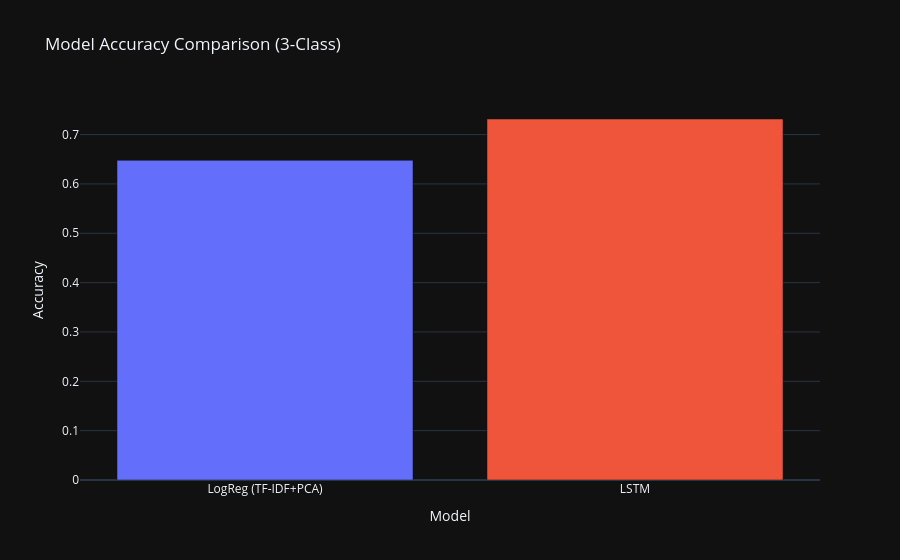

The notebook cell this image was saved under:
### Markdown cell above
### 7 Required Visualizations

### Code cell
# 1. Accuracy bar chart (Now an honest 3-class comparison)
acc_logreg = accuracy_score(y_test, y_pred)        # Raw textual predictions from LogReg
acc_lstm = accuracy_score(y_test_num, y_pred_lstm) # Raw numeric predictions from LSTM

fig = px.bar(
    x=['LogReg (TF-IDF+PCA)', 'LSTM'], 
    y=[acc_logreg, acc_lstm],
    labels={'x': 'Model', 'y': 'Accuracy'},
    title='Model Accuracy Comparison (3-Class)',
    color=['LogReg (TF-IDF+PCA)', 'LSTM'],
    template='plotly_dark'
)

fig.update_layout(showlegend=False)
fig.show()

### Figure 1 — Plotly figure (JSON) as saved in the notebook; plotly's stock layout.template omitted (floating-point values rounded to 4 significant figures)
{"data": [{"hovertemplate": "color=LogReg (TF-IDF+PCA)<br>Model=%{x}<br>Accuracy=%{y}<extra></extra>", "legendgroup": "LogReg (TF-IDF+PCA)", "marker": {"color": "#636efa", "pattern": {"shape": ""}}, "name": "LogReg (TF-IDF+PCA)", "orientation": "v", "showlegend": true, "textposition": "auto", "type": "bar", "x": ["LogReg (TF-IDF+PCA)"], "xaxis": "x", "y": [0.6478], "yaxis": "y"}, {"hovertemplate": "color=LSTM<br>Model=%{x}<br>Accuracy=%{y}<extra></extra>", "legendgroup": "LSTM", "marker": {"color": "#EF553B", "pattern": {"shape": ""}}, "name": "LSTM", "orientation": "v", "showlegend": true, "textposition": "auto", "type": "bar", "x": ["LSTM"], "xaxis": "x", "y": [0.7316], "yaxis": "y"}], "layout": {"barmode": "relative", "legend": {"title": {"text": "color"}, "tracegroupgap": 0}, "showlegend": false, "title": {"text": "Model Accuracy Comparison (3-Class)"}, "xaxis": {"anchor": "y", "domain": [0, 1], "title": {"text": "Model"}}, "yaxis": {"anchor": "x", "domain": [0, 1], "title": {"text": "Accuracy"}}}}
